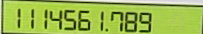
#> input picture roi.png, 203 x 34 px
$ python -i detection.py   (imports and definitions only)   (older library calls are emulated)
#> lines starting #> are read from the running program, lines starting #| are printed output that depends on the picture; after the words box and inside, x2 and y2 are one past the last pixel; in counts of white or black regions, pixels touching at a corner belong together
#> further down, picture is the input picture: shape (34, 203, 3); mean B, G, R 77.8, 184.5, 156.1
import cv2
import pickle
from PIL import Image
import numpy as np

# [43 lines left out: functions write_characters, sort_contours, not called in this run]

def detect(img):
    img = cv2.resize(img,(360, 60))
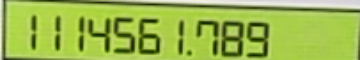
#> img: shape (60, 360, 3); mean of channels 0, 1, 2 77.7, 184.3, 155.9; drawn as B, G, R
    image = img
    gray = cv2.cvtColor(image, cv2.COLOR_BGR2GRAY)
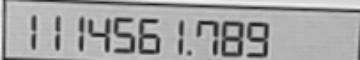
#> gray: shape (60, 360); min 30, max 240, mean 163.7
    _, thresh = cv2.threshold(gray, 127, 255, cv2.THRESH_BINARY_INV)
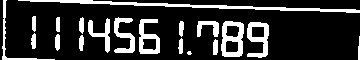
#> thresh: shape (60, 360); 18.7% white; 19 white regions (1 under 20 px), largest, box (x1, y1, x2, y2) and area: (18, 0, 360, 13) 1013, (221, 21, 244, 57) 496, (247, 22, 269, 58) 420

    kernel = cv2.getStructuringElement(cv2.MORPH_CROSS, (1, 3))
    #dilated = cv2.dilate(thresh,kernel,iterations = 1)
    dilated = cv2.dilate(src=thresh, kernel=kernel, anchor=(-1, -1), iterations=2)
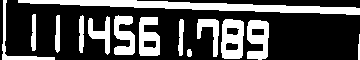
#> dilated: shape (60, 360); 30.2% white; 14 white regions
    _, contours, hierarchy = cv2.findContours(
        dilated, cv2.RETR_EXTERNAL, cv2.CHAIN_APPROX_SIMPLE)
#> contours = 14 contours, 1 with area under 20; largest, box (x1, y1, x2, y2) and area: (18, 0, 360, 15) 1866, (221, 19, 244, 59) 782, (247, 20, 269, 60) 627, (139, 17, 160, 56) 603, (114, 15, 135, 55) 484


    model_file_path = 'data/model.sav'
#> (the run stopped early here; a loop or call above may not have finished)
